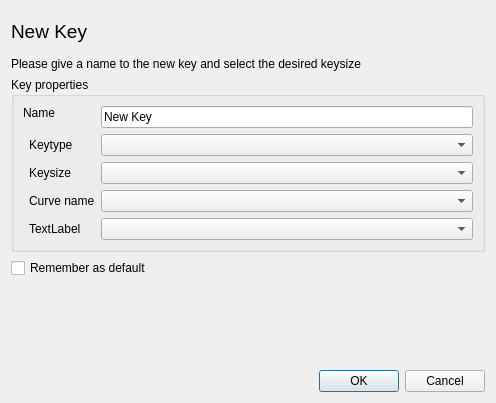
<?xml version="1.0" encoding="UTF-8"?>
<ui version="4.0">
 <class>NewKey</class>
 <widget class="QDialog" name="NewKey">
  <property name="geometry">
   <rect>
    <x>0</x>
    <y>0</y>
    <width>496</width>
    <height>403</height>
   </rect>
  </property>
  <property name="windowTitle">
   <string/>
  </property>
  <layout class="QVBoxLayout" name="verticalLayout">
   <item>
    <layout class="QHBoxLayout">
     <property name="spacing">
      <number>6</number>
     </property>
     <property name="margin" stdset="0">
      <number>0</number>
     </property>
     <item>
      <widget class="QLabel" name="TextLabel6">
       <property name="font">
        <font>
         <pointsize>14</pointsize>
         <italic>false</italic>
         <bold>false</bold>
         <underline>false</underline>
         <strikeout>false</strikeout>
        </font>
       </property>
       <property name="text">
        <string>New Key</string>
       </property>
      </widget>
     </item>
     <item>
      <spacer>
       <property name="orientation">
        <enum>Qt::Horizontal</enum>
       </property>
       <property name="sizeType">
        <enum>QSizePolicy::Expanding</enum>
       </property>
       <property name="sizeHint" stdset="0">
        <size>
         <width>20</width>
         <height>20</height>
        </size>
       </property>
      </spacer>
     </item>
     <item>
      <widget class="QLabel" name="image">
       <property name="minimumSize">
        <size>
         <width>95</width>
         <height>40</height>
        </size>
       </property>
       <property name="maximumSize">
        <size>
         <width>95</width>
         <height>40</height>
        </size>
       </property>
       <property name="text">
        <string/>
       </property>
       <property name="scaledContents">
        <bool>true</bool>
       </property>
      </widget>
     </item>
    </layout>
   </item>
   <item>
    <widget class="QLabel" name="TextLabel1">
     <property name="text">
      <string>Please give a name to the new key and select the desired keysize</string>
     </property>
     <property name="wordWrap">
      <bool>true</bool>
     </property>
    </widget>
   </item>
   <item>
    <widget class="QGroupBox" name="groupBox">
     <property name="title">
      <string>Key properties</string>
     </property>
     <layout class="QGridLayout" name="gridLayout">
      <item row="5" column="1">
       <widget class="QLabel" name="curveLabel">
        <property name="text">
         <string>Curve name</string>
        </property>
       </widget>
      </item>
      <item row="0" column="3" rowspan="2">
       <widget class="QLineEdit" name="keyDesc">
        <property name="minimumSize">
         <size>
          <width>0</width>
          <height>0</height>
         </size>
        </property>
        <property name="maximumSize">
         <size>
          <width>32767</width>
          <height>32767</height>
         </size>
        </property>
        <property name="toolTip">
         <string>The internal name of the new key</string>
        </property>
        <property name="text">
         <string>New Key</string>
        </property>
       </widget>
      </item>
      <item row="2" column="1">
       <widget class="QLabel" name="TextLabel1_2">
        <property name="text">
         <string>Keytype</string>
        </property>
       </widget>
      </item>
      <item row="2" column="3">
       <widget class="QComboBox" name="keyType">
        <property name="sizePolicy">
         <sizepolicy hsizetype="Expanding" vsizetype="Fixed">
          <horstretch>0</horstretch>
          <verstretch>0</verstretch>
         </sizepolicy>
        </property>
       </widget>
      </item>
      <item row="5" column="3">
       <widget class="QComboBox" name="curveBox">
        <property name="sizePolicy">
         <sizepolicy hsizetype="Minimum" vsizetype="Preferred">
          <horstretch>0</horstretch>
          <verstretch>0</verstretch>
         </sizepolicy>
        </property>
       </widget>
      </item>
      <item row="0" column="0" colspan="2">
       <widget class="QLabel" name="TextLabel5">
        <property name="text">
         <string>Name</string>
        </property>
       </widget>
      </item>
      <item row="4" column="3">
       <widget class="QComboBox" name="keyLength">
        <property name="sizePolicy">
         <sizepolicy hsizetype="Expanding" vsizetype="Fixed">
          <horstretch>0</horstretch>
          <verstretch>0</verstretch>
         </sizepolicy>
        </property>
        <property name="toolTip">
         <string>Usually at least 2048 bit keys are recommended</string>
        </property>
       </widget>
      </item>
      <item row="4" column="1">
       <widget class="QLabel" name="keySizeLabel">
        <property name="text">
         <string>Keysize</string>
        </property>
       </widget>
      </item>
      <item row="6" column="1">
       <widget class="QLabel" name="gost12lable">
        <property name="text">
         <string>TextLabel</string>
        </property>
       </widget>
      </item>
      <item row="6" column="3">
       <widget class="QComboBox" name="gost12Box"/>
      </item>
     </layout>
    </widget>
   </item>
   <item>
    <widget class="QCheckBox" name="rememberDefault">
     <property name="text">
      <string>Remember as default</string>
     </property>
    </widget>
   </item>
   <item>
    <spacer>
     <property name="orientation">
      <enum>Qt::Vertical</enum>
     </property>
     <property name="sizeType">
      <enum>QSizePolicy::Expanding</enum>
     </property>
     <property name="sizeHint" stdset="0">
      <size>
       <width>351</width>
       <height>16</height>
      </size>
     </property>
    </spacer>
   </item>
   <item>
    <widget class="QDialogButtonBox" name="buttonBox">
     <property name="standardButtons">
      <set>QDialogButtonBox::Cancel|QDialogButtonBox::Ok</set>
     </property>
    </widget>
   </item>
  </layout>
 </widget>
 <tabstops>
  <tabstop>keyDesc</tabstop>
  <tabstop>keyType</tabstop>
  <tabstop>keyLength</tabstop>
  <tabstop>curveBox</tabstop>
 </tabstops>
 <resources/>
 <connections>
  <connection>
   <sender>buttonBox</sender>
   <signal>accepted()</signal>
   <receiver>NewKey</receiver>
   <slot>accept()</slot>
   <hints>
    <hint type="sourcelabel">
     <x>303</x>
     <y>274</y>
    </hint>
    <hint type="destinationlabel">
     <x>173</x>
     <y>248</y>
    </hint>
   </hints>
  </connection>
  <connection>
   <sender>buttonBox</sender>
   <signal>rejected()</signal>
   <receiver>NewKey</receiver>
   <slot>reject()</slot>
   <hints>
    <hint type="sourcelabel">
     <x>408</x>
     <y>270</y>
    </hint>
    <hint type="destinationlabel">
     <x>56</x>
     <y>236</y>
    </hint>
   </hints>
  </connection>
 </connections>
</ui>
